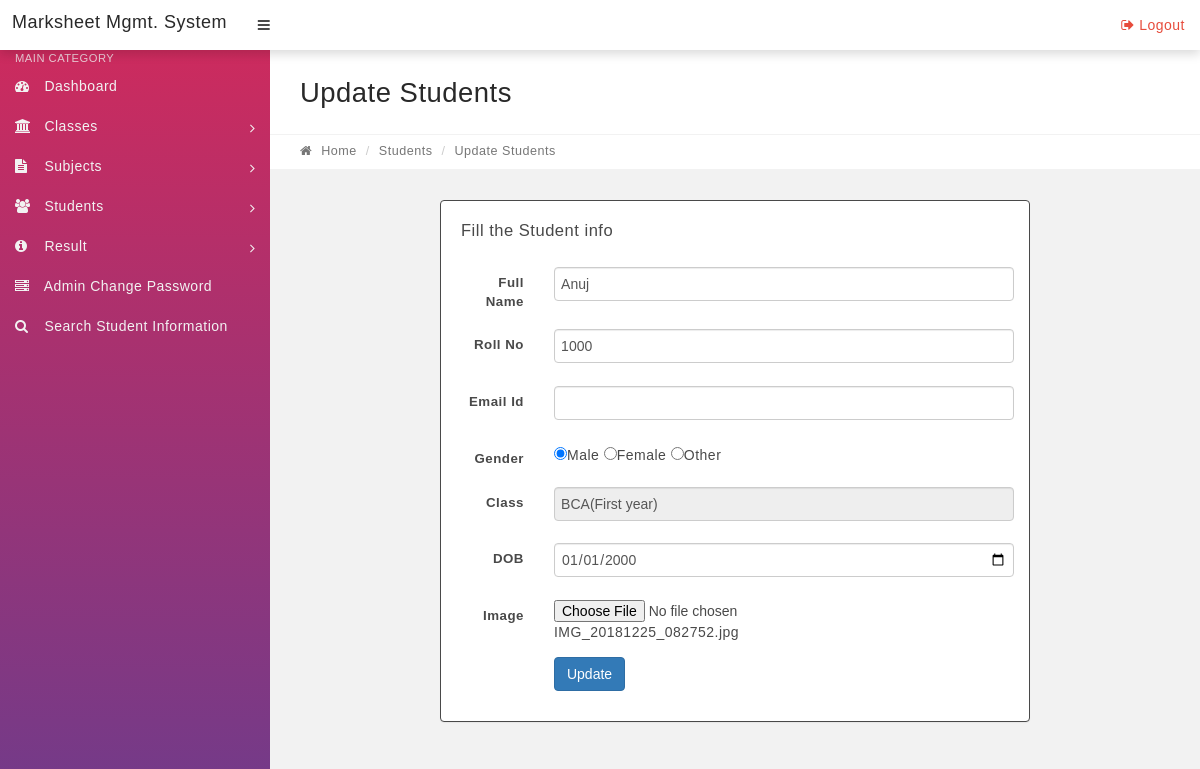
The app's page /update_student.php?sid=41 (signed in) with its own data.
### tables this page shows
CREATE TABLE `studentstbl` (
  `studentId` int(11) NOT NULL,
  `studentName` varchar(100) NOT NULL,
  `rollNo` varchar(100) NOT NULL,
  `emailId` varchar(100) DEFAULT NULL,
  `gender` varchar(10) DEFAULT NULL,
  `dob` varchar(100) DEFAULT NULL,
  `fatherName` varchar(100) NOT NULL,
  `motherName` varchar(100) NOT NULL,
  `village` varchar(100) NOT NULL,
  `classId` int(11) NOT NULL,
  `imagename` varchar(255) NOT NULL,
  `regDate` timestamp NULL DEFAULT CURRENT_TIMESTAMP,
  `updationDate` timestamp NULL DEFAULT NULL ON UPDATE CURRENT_TIMESTAMP
);

CREATE TABLE `classestbl` (
  `id` int(11) NOT NULL,
  `className` varchar(50) DEFAULT NULL,
  `year` varchar(50) DEFAULT NULL,
  `creationDate` timestamp NULL DEFAULT CURRENT_TIMESTAMP,
  `updationDate` timestamp NULL DEFAULT NULL
);

### update_student.php (the view, shortened to what this page needs)
<?php
include("include/connection.php");
$sid = $_GET['sid'];
$query = "SELECT studentstbl.studentName,studentstbl.rollNo,studentstbl.emailId,studentstbl.gender,studentstbl.dob,studentstbl.imagename,classestbl.className,classestbl.year FROM studentstbl join classestbl WHERE studentId='$sid'and studentstbl.classId = classestbl.id ";
$data = mysqli_query($conn, $query);
$result =  mysqli_fetch_assoc($data);
$studentName =$result['studentName'];
$rollNo =$result['rollNo'];
$emailId =$result['emailId'];
$gender = $result['gender'];
$dob= $result['dob'];
$className =$result['className'];
$year =$result['year'];
$img = $result['imagename'];
?>
<!DOCTYPE html>
<html lang="en">
    <head>
        <link rel="stylesheet" href="css/bootstrap.min.css" media="screen" >
        <link rel="stylesheet" href="css/font-awesome.min.css" media="screen" >
        <link rel="stylesheet" href="css/main.css" media="screen" >
    </head>
    <body class="top-navbar-fixed">
        <div class="main-wrapper">
             <?php include('include/top-bar.php') ?>
            <div class="content-wrapper">
                <div class="content-container">
                    <?php include('include/side-bar.php') ?>
                    <div class="main-page">
                     <div class="container-fluid">
                            <div class="row page-title-div">
                                <div class="col-md-6">
                                    <h2 class="title">Update Students</h2>
                                </div>
                            </div>
                            <div class="row breadcrumb-div">
                                <div class="col-md-6">
                                    <ul class="breadcrumb">
                                        <li><a href="dashboard.php"><i class="fa fa-home"></i> Home</a></li>
                                        <li><a href="manage_student.php">Students</a> </li>
                                        <li class="active">Update Students</li>
                                    </ul>
                                </div>
                            </div>
                        </div>
                        <section class="section">
                        <div class="container-fluid">
                        <div class="row">
                                    <div class="col-md-8 col-md-offset-2">
                                        <div class="panel">
                                            <div class="panel-heading">
                                                <div class="panel-title">
                                                    <h5>Fill the Student info</h5>
                                                </div>
                                            </div>
                                        <div class="panel-body">
<form  action="" method="post" enctype="multipart/form-data"  class="form-horizontal" >
<div class="form-group">
<label for="default" class="col-sm-2 control-label">Full Name</label>
<div class="col-sm-10">
<input type="text" name="studentName" value="<?php echo $studentName; ?>" class="form-control" id="fullname" required="required" autocomplete="off">
</div>
</div>
<div class="form-group">
<label for="default" class="col-sm-2 control-label">Roll No</label>
<div class="col-sm-10">
<input type="text" name="rollNo" value="<?php echo $rollNo; ?>" class="form-control" id="rollid" maxlength="10" required="required" autocomplete="off">
</div>
</div>
<div class="form-group">
<label for="default" class="col-sm-2 control-label">Email Id</label>
<div class="col-sm-10">
<input type="email" name="emailId" value="<?php echo $emailId; ?>" class="form-control" id="email"autocomplete="off">
</div>
</div>
<div class="form-group">
<label for="default" class="col-sm-2 control-label">Gender</label>
<div class="col-sm-10">
<?php
if ($gender =="Male")
{
?>
<input type="radio" name="gender" value="Male" required="required" checked="">Male <input type="radio" name="gender" value="Female" required="required">Female <input type="radio" name="gender" value="Other" required="required">Other
<?php
}
?>
</div>
</div>
<div class="form-group">
<label for="default" class="col-sm-2 control-label">Class</label>
 <div class="col-sm-10">
    <input type="text" name="class" value="<?php echo $className; ?>(<?php echo $year; ?>)" class="form-control" id="class" required="required" autocomplete="off" readonly>
</div>
</div>
 <div class="form-group">
<label for="date" class="col-sm-2 control-label">DOB</label>
<div class="col-sm-10">
<input type="date"  name="dob" value="<?php echo $dob; ?>" class="form-control" id="date">
</div>
</div>
<div class="form-group">
<label for="date" class="col-sm-2 control-label">Image</label>
<div class="col-sm-10">
<input type="file"name="fileToUpload" id="fileToUpload" value="" >
<?php echo $img; ?>
</div>
</div>
                                                    <div class="form-group">
                                                        <div class="col-sm-offset-2 col-sm-10">
                                                            <button type="submit" name="update" value="submit" class="btn btn-primary">Update</button>
                                                        </div>
                                                    </div>
                                                </form>
                                            </div>
                                        </div>
                                    </div>
                                </div>
                            </div>
                        </section>
                    </div>
                </div>
            </div>
        </div>
        </body>
</html>

### records on screen
studentstbl: studentName "Anuj", rollNo "1000", class "BCA(First year)", dob "01/01/2000", imagename "IMG_20181225_082752.jpg"
